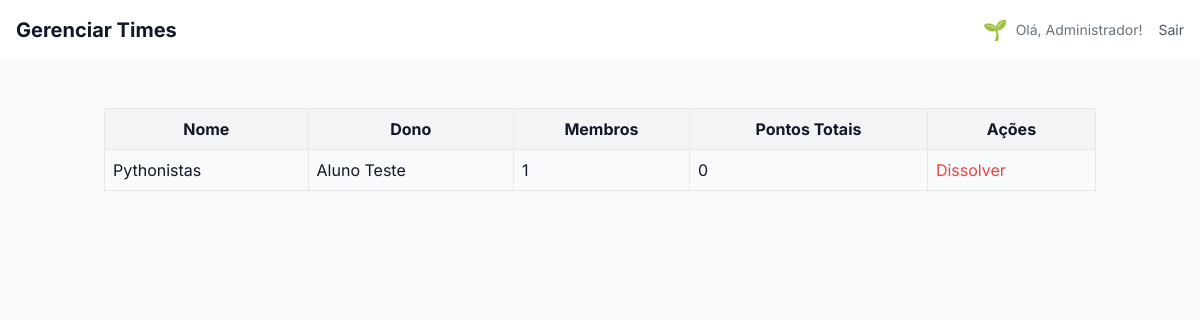
Page /admin/teams (signed in) on the committed database.
### app.py (models this page shows)
class Level(db.Model):
    id = db.Column(db.Integer, primary_key=True)
    name = db.Column(db.String(50), unique=True, nullable=False)
    min_points = db.Column(db.Integer, unique=True, nullable=False, index=True)
    insignia = db.Column(db.String(255), nullable=True)  # URL ou emoji

class User(UserMixin, db.Model):
    id = db.Column(db.Integer, primary_key=True)
    name = db.Column(db.String(100), nullable=False)
    email = db.Column(db.String(100), unique=True, nullable=False)
    password = db.Column(db.String(200), nullable=False)
    is_admin = db.Column(db.Boolean, default=False)
    phone = db.Column(db.String(20))
    registered_at = db.Column(db.DateTime, default=datetime.utcnow)
    last_login = db.Column(db.DateTime)
    points = db.Column(db.Integer, default=0)
    level_id = db.Column(db.Integer, db.ForeignKey('level.id'), nullable=True)
    level = db.relationship('Level', backref='users')
    team_id = db.Column(db.Integer, db.ForeignKey('team.id'), nullable=True)
    avatar_url = db.Column(db.String(255), nullable=True)

class Team(db.Model):
    id = db.Column(db.Integer, primary_key=True)
    name = db.Column(db.String(100), unique=True, nullable=False)
    owner_id = db.Column(db.Integer, db.ForeignKey('user.id'), nullable=False)
    created_at = db.Column(db.DateTime, default=datetime.utcnow)
    owner = db.relationship('User', foreign_keys=[owner_id])
    members = db.relationship('User', foreign_keys='User.team_id', backref='team', lazy='dynamic')
    @property
    def total_points(self):
        return sum(member.points for member in self.members)

### app.py (the view)
@app.route('/admin/teams', methods=['GET'])
@login_required
def admin_teams():
    if not current_user.is_admin:
        flash('Acesso negado.', 'error')
        return redirect(url_for('index'))
    form = BaseForm()
    all_teams = Team.query.all()
    return render_template('admin_teams.html', teams=all_teams, form=form)

### app.py (called while the page is built)
@login_manager.user_loader
def load_user(user_id):
    return User.query.get(int(user_id))

@app.context_processor
def inject_user_gamification_data():
    if current_user.is_authenticated and current_user.level:
        return dict(user_level_insignia=current_user.level.insignia)
    return dict(user_level_insignia='')

@app.context_processor
def inject_gamification_progress():
    if not current_user.is_authenticated:
        return {}
    progress_data = {'percentage': 0, 'next_level_points': None}
    if current_user.level:
        current_level = current_user.level
        next_level = Level.query.filter(Level.min_points > current_level.min_points).order_by(Level.min_points.asc()).first()
        if next_level:
            points_for_level = next_level.min_points - current_level.min_points
            points_achieved = current_user.points - current_level.min_points
            progress_data['percentage'] = max(0, min(100, (points_achieved / points_for_level) * 100 if points_for_level > 0 else 100))
            progress_data['next_level_points'] = next_level.min_points
        else:
            progress_data['percentage'] = 100
    return dict(progress=progress_data)

### templates/admin_teams.html (shortened to what this page needs)
{% extends "admin_base.html" %}
{% block page_title %}Gerenciar Times{% endblock %}
{% block content %}
    <div>
        <table class="w-full border-collapse">
            <thead>
                <tr class="bg-gray-100">
                    <th class="border p-2">Nome</th>
                    <th class="border p-2">Dono</th>
                    <th class="border p-2">Membros</th>
                    <th class="border p-2">Pontos Totais</th>
                    <th class="border p-2">Ações</th>
                </tr>
            </thead>
            <tbody>
                {% for team in teams %}
                    <tr>
                        <td class="border p-2">{{ team.name }}</td>
                        <td class="border p-2">{{ team.owner.name }}</td>
                        <td class="border p-2">{{ team.members.count() }}</td>
                        <td class="border p-2">{{ team.total_points }}</td>
                        <td class="border p-2">
                            <form method="POST" action="{{ url_for('admin_delete_team', team_id=team.id) }}" class="inline">
                                <button type="submit" class="text-red-500 hover:underline">Dissolver</button>
                            </form>
                        </td>
                    </tr>
                {% endfor %}
            </tbody>
        </table>
    </div>
{% endblock %}

### templates/admin_base.html (shortened to what this page needs)
<!DOCTYPE html>
<html lang="pt-BR">
<head>
    <script src="https://cdn.tailwindcss.com"></script>
    <link href="{{ url_for('static', filename='styles.css') }}" rel="stylesheet">
    <link rel="stylesheet" href="https://cdnjs.cloudflare.com/ajax/libs/font-awesome/6.4.2/css/all.min.css">
</head>
<body class="bg-gray-100 dark:bg-gray-900 text-gray-900 dark:text-gray-100 flex min-h-screen">
    <div class="flex-1 flex flex-col">
        <header class="bg-white dark:bg-gray-800 shadow-sm p-4 flex justify-between items-center">
            <h1 class="text-xl font-bold text-gray-900 dark:text-gray-100">{% block page_title %}Dashboard{% endblock %}
            </h1>
            <div class="flex items-center space-x-4">
                <span class="text-sm text-gray-500 dark:text-gray-400 flex items-center">
                    {% if current_user.is_authenticated and current_user.level and current_user.level.insignia %}
                    {% if 'cloudinary' in current_user.level.insignia %}
                    <img src="{{ current_user.level.insignia }}" alt="{{ current_user.level.name }}"
                        class="w-6 h-6 rounded-full object-cover mr-2">
                    {% else %}
                    <span class="text-xl mr-2">{{ current_user.level.insignia }}</span>
                    {% endif %}
                    {% endif %}
                    Olá, {{ current_user.name }}!
                </span>
                <a href="{{ url_for('logout') }}"
                    class="text-sm text-gray-600 dark:text-gray-400 hover:underline">Sair</a>
            </div>
        </header>
        <main class="flex-1 p-6 bg-gray-50 dark:bg-gray-900/50">
            <div class="container mx-auto px-4 py-6">
                {% block content %}{% endblock %}
            </div>
        </main>
    </div>
</body>
</html>

### static/styles.css (style rules this page uses)
:root { --primary-500: #3b82f6; --primary-600: #2563eb; --success-500: #10b981; --error-500: #ef4444; --bg-light-primary: #f3f4f6; --bg-light-secondary: #ffffff; --bg-light-tertiary: #f9fafb; --text-light-primary: #111827; --text-light-secondary: #6b7280; --border-light: #e5e7eb; --chat-user-bubble-bg: linear-gradient(135deg, #3b82f6, #60a5fa); --chat-bot-bubble-bg: #f3f4f6; --chat-welcome-bubble-bg: #eef2ff; --font-family-base: 'Inter', -apple-system, BlinkMacSystemFont, 'Segoe UI', Roboto, sans-serif; }
*, *::before, *::after { box-sizing: border-box; margin: 0; padding: 0; }
html { scroll-behavior: smooth; }
body { font-family: var(--font-family-base); line-height: 1.6; background-color: var(--bg-light-primary); color: var(--text-light-primary); transition: background-color 0.3s, color 0.3s; }

### rows in the picture
Level: level.insignia "🌱"
User: name "Administrador"
Team: name "Pythonistas", owner.name "Aluno Teste", members.count "1", total_points "0"
